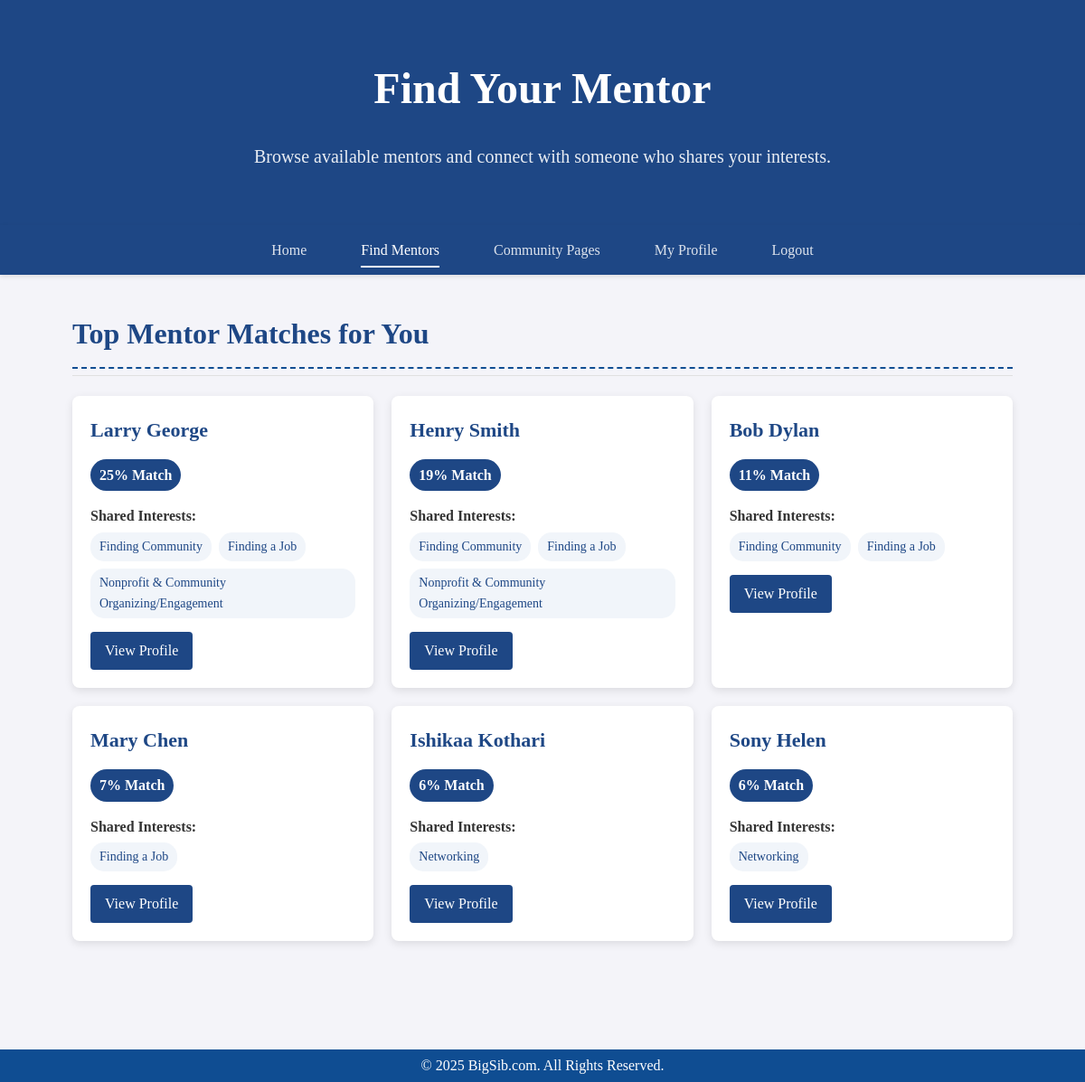
The page /mentors (signed in) on the database its author committed.
### tables this page shows
CREATE TABLE "Users" (
    user_id INTEGER PRIMARY KEY AUTOINCREMENT,
    email TEXT NOT NULL UNIQUE,
    cas_username TEXT,      -- This is the key field for supporting multiple profiles
    hashed_password TEXT NOT NULL,
    name TEXT NOT NULL,
    pronoun TEXT,
    residential_college TEXT,
    college_year TEXT,
    headshot_path TEXT,
    extracurriculars TEXT,
    work_experience TEXT,
    bio TEXT,
    created_at TIMESTAMP DEFAULT CURRENT_TIMESTAMP,
    updated_at TIMESTAMP DEFAULT CURRENT_TIMESTAMP
);

CREATE TABLE Mentorship_Topics (
    topic_id INTEGER PRIMARY KEY AUTOINCREMENT,
    name TEXT UNIQUE NOT NULL
);

CREATE TABLE Interests (
    interest_id INTEGER PRIMARY KEY AUTOINCREMENT,
    name TEXT UNIQUE NOT NULL
);

### homeserver.py (the view)
@app.route('/mentors')
@login_required
def mentors():
    uid = session['user_id']
    conn = sqlite3.connect('lux.sqlite')
    raw = calculate_match_scores(conn, uid)
    conn.close()
    user_id = session['user_id']
    conn = sqlite3.connect('lux.sqlite')
    raw_scores = calculate_match_scores(conn, user_id)
    conn.close()
    mentors = []
    for m in raw:
        pct = round((m.get('score') or 0) * 100)
        mentors.append({
            'user_id': m['user_id'],
            'name': m['name'],
            'score': pct,
            'shared_attributes': m.get('shared_attributes', [])
        })
    return render_template('mentors.html', mentors=mentors, user_id=uid)
    mentors = sorted(mentors, key=lambda m: m['score'], reverse=True)[:3]
    return render_template('mentors.html', mentors=mentors, user_id=user_id)

### homeserver.py (called while the page is built)
@app.context_processor
def inject_profile_id():
    return {'user_id': session.get('user_id')}

def login_required(f):
    @wraps(f)
    def wrapped(*args, **kwargs):
        if 'user_id' not in session:
            return redirect(url_for('loginsignup'))
        return f(*args, **kwargs)
    return wrapped

### match.py (called while the page is built)
def get_user_attributes(conn, user_id):
    cur = conn.cursor()
    def fetch(q):
        cur.execute(q, (user_id,))
        return set(r[0] for r in cur.fetchall())
    interests = fetch("SELECT name FROM Interests JOIN User_Interests USING (interest_id) WHERE user_id = ?")
    majors    = fetch("SELECT name FROM Majors JOIN User_Majors USING (major_id) WHERE user_id = ?")
    groups    = fetch("SELECT name FROM Affinity_Groups JOIN User_Affinity_Groups USING (group_id) WHERE user_id = ?")
    seeking   = fetch("SELECT name FROM Mentorship_Topics JOIN User_Seeking_Mentorship USING (topic_id) WHERE user_id = ?")
    offering  = fetch("SELECT name FROM Mentorship_Topics JOIN User_Offering_Mentorship USING (topic_id) WHERE user_id = ?")
    return interests | majors | groups | seeking | offering

def get_mentor_ids(conn):
    cur = conn.cursor()
    cur.execute("""
        SELECT ur.user_id FROM User_Roles ur
        JOIN Roles r ON ur.role_id = r.role_id
        WHERE r.name = 'Mentor'
    """)
    return [r[0] for r in cur.fetchall()]

def get_user_name(conn, user_id):
    cur = conn.cursor()
    cur.execute("SELECT name FROM Users WHERE user_id = ?", (user_id,))
    row = cur.fetchone()
    return row[0] if row else "Unknown"

def calculate_match_scores(conn, target_user_id):
    target_attrs = get_user_attributes(conn, target_user_id)
    mentors = [m for m in get_mentor_ids(conn) if m != target_user_id]
    scores = []
    for mid in mentors:
        attrs = get_user_attributes(conn, mid)
        shared = target_attrs & attrs
        union = target_attrs | attrs
        score = len(shared) / len(union) if union else 0.0
        scores.append({
            "user_id": mid,
            "name": get_user_name(conn, mid),
            "shared_attributes": sorted(shared),
            "score": score
        })
    return sorted(scores, key=lambda x: x["score"], reverse=True)

### templates/mentors.html (shortened to what this page needs)
<!DOCTYPE html>
<html lang="en">
<head>
  <link rel="stylesheet" href="{{ url_for('static', filename='styles.css') }}">
</head>
<body>
  <header>
    <h1>Find Your Mentor</h1>
    <p>Browse available mentors and connect with someone who shares your interests.</p>
  </header>
  <nav class="navbar">
    <div class="navbar-container">
      <div class="navbar-links">
        <a href="{{ url_for('home') }}" {% if request.path == url_for('home') %}class="active"{% endif %}>Home</a>
        <a href="{{ url_for('mentors') }}" {% if request.path == url_for('mentors') %}class="active"{% endif %}>Find Mentors</a>
        <a href="{{ url_for('community_bp.list_communities') }}">Community Pages</a>
        {% if session.get('user_id') %}
          <a href="{{ url_for('profile_view', user_id=session.get('user_id')) }}" {% if request.path.startswith('/profile') %}class="active"{% endif %}>My Profile</a>
          <a href="{{ url_for('logout') }}">Logout</a>
        {% else %}
          <a href="{{ url_for('login') }}">Login</a>
        {% endif %}
      </div>
    </div>
  </nav>
  <div class="container">
    <section class="section">
      <h2>Top Mentor Matches for You</h2>
      {% if mentors|length > 0 %}
        <div class="mentor-container">
          {% for mentor in mentors %}
            <div class="mentor-card">
              <h3 class="mentor-name">
                {% if mentor.name %}
                  {{ mentor.name }}
                {% else %}
                  User {{ mentor.user_id }}
                {% endif %}
              </h3>
              <span class="mentor-score">{{ (mentor.score)|round|int }}% Match</span>
              {% if mentor.shared_attributes %}
                <div class="mentor-attributes">
                  <strong>Shared Interests:</strong>
                  <div class="attribute-tags">
                    {% for attr in mentor.shared_attributes[:5] %}
                      <span class="attribute-tag">{{ attr }}</span>
                    {% endfor %}
                  </div>
                </div>
              {% else %}
                <div class="mentor-attributes">
                  <em>No shared interests found</em>
                </div>
              {% endif %}
              <a href="{{ url_for('profile_view', user_id=mentor.user_id) }}" class="view-profile-btn">View Profile</a>
            </div>
          {% endfor %}
        </div>
      {% else %}
        <div class="empty-state">
          <h3>No mentor matches found at this time</h3>
          <p>Please update your profile with more information to improve matching</p>
        </div>
      {% endif %}
    </section>
  </div>
  <footer>
    <p>&copy; 2025 BigSib.com. All Rights Reserved.</p>
  </footer>
</body>
</html>

### static/styles.css (style rules this page uses)
* { margin: 0; padding: 0; box-sizing: border-box; }
body { font-family: 'Merriweather', Georgia, serif; background-color: #fff; color: #333; line-height:1.6; }
header { background-color: #0F4d92; color: #fff; padding: 20px; text-align: center; }
header h1 { font-size: 2.0em; margin-bottom: 10px; }
header p { font-size: 1.2em; }
nav { background-color: #0F4D92; display: flex; justify-content: center; padding: 10px 0; }
nav a { color: #fff; text-decoration: none; margin: 0 15px; font-size: 1.1em; transition: color 0.3s ease; }
.container { width: 90%; max-width: 1200px; margin: 40px auto; }
.section { margin-bottom: 40px; }
.section h2 { font-size: 2em; border-bottom: 2px dashed #0F4D92; padding-bottom: 10px; margin-bottom: 10px; color: #0F4D92; }
footer { background-color: #0F4D92; color: #fff; text-align: center; padding: 5px; margin-top: 40px; }
body { font-family: 'Merriweather', Georgia, serif; background-color: #f4f4f9; color: #333; line-height: 1.6; }
header { background-color: #0F4d92; color: #fff; padding: 30px; text-align: center; box-shadow: 0 2px 8px rgba(0, 0, 0, 0.1); }
header h1 { font-size: 2.2em; font-weight: 600; }
.navbar { background-color: #1e4785; padding: 10px 0; box-shadow: 0 2px 5px rgba(0, 0, 0, 0.1); }
.navbar-container { display: flex; justify-content: space-between; align-items: center; max-width: 1200px; margin: 0 auto; padding: 0 20px; }
.navbar-links { display: flex; align-items: center; gap: 30px; }
.navbar-links a { color: rgba(255, 255, 255, 0.85); text-decoration: none; font-size: 16px; font-weight: 500; transition: all 0.2s; padding: 5px 0; position: relative; }
.navbar-links .active { color: white; }
.navbar-links .active::after { content: ''; position: absolute; width: 100%; height: 2px; background: white; bottom: -2px; left: 0; }

### templates/mentors.html (style rules this page uses)
header { background-color: #1e4785; color: white; padding: 60px 0; text-align: center; }
header h1 { font-size: 48px; margin-bottom: 20px; }
header p { font-size: 20px; opacity: 0.9; }
.container { max-width: 1200px; margin: 0 auto; padding: 40px 20px; }
.section { margin-bottom: 40px; }
.section h2 { font-size: 32px; color: #1e4785; margin-bottom: 30px; position: relative; }
.section h2:after { content: ""; position: absolute; left: 0; bottom: -10px; width: 100%; height: 1px; background-color: #e0e0e0; }
.mentor-container { display: grid; grid-template-columns: repeat(auto-fill, minmax(300px, 1fr)); gap: 20px; margin-top: 30px; }
.mentor-card { background-color: white; border-radius: 8px; box-shadow: 0 3px 10px rgba(0, 0, 0, 0.1); padding: 20px; transition: transform 0.2s, box-shadow 0.2s; }
.mentor-name { font-size: 22px; color: #1e4785; margin-top: 0; margin-bottom: 15px; }
.mentor-score { display: inline-block; background-color: #1e4785; color: white; padding: 5px 10px; border-radius: 20px; font-weight: bold; margin-bottom: 15px; }
.mentor-attributes { margin-bottom: 15px; }
.attribute-tags { display: flex; flex-wrap: wrap; gap: 8px; margin-top: 5px; }
.attribute-tag { background-color: #f1f5fa; color: #1e4785; border-radius: 15px; padding: 5px 10px; font-size: 14px; }
.view-profile-btn { display: inline-block; background-color: #1e4785; color: white; text-decoration: none; padding: 8px 16px; border-radius: 4px; font-weight: 500; transition: background-color 0.2s; }

### rows shown on the page
Users: name "Larry George", score "25"
Mentorship_Topics: name "Finding Community"
Mentorship_Topics: name "Finding a Job"
Interests: name "Nonprofit & Community Organizing/Engagement"
Users: name "Henry Smith", score "19"
Users: name "Bob Dylan", score "11"
Users: name "Mary Chen", score "7"
Users: name "Ishikaa Kothari", score "6"
Mentorship_Topics: name "Networking"
Users: name "Sony Helen", user_id "6"
